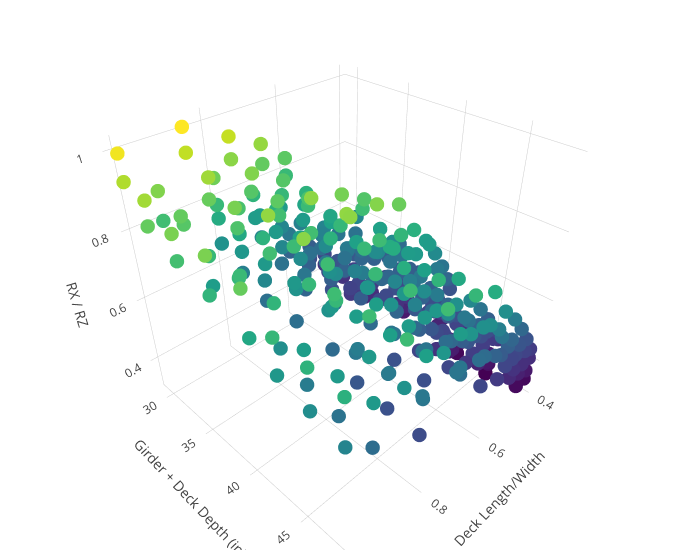

Write notebook code for a chart like this one.
### Code cell
x=list(df4[df4.PEM>0.1]['RA'])
y=list(df4[df4.PEM>0.1]['Y'])
z=list(df4[df4.PEM>0.1]['RX_RZ'])
text = list(df4[df4.PEM>0.1]['Model'])
trace1 = go.Scatter3d(
    x=x,
    y=y,
    z=z,
    text = text,
    mode='markers',
    hoverinfo='all',
    marker=dict(
        size=5,
        color=z,                # set color to an array/list of desired values
        colorscale='Viridis',   # choose a colorscale
        opacity=1.0
    )
)
data = [trace1]
layout = go.Layout(
                    scene = dict(
                    xaxis = dict(
                        title='Deck Length/Width'),
                    yaxis = dict(
                        title='Girder + Deck Depth (in)'),
                    zaxis = dict(
                        title='RX / RZ'),),
                    width=700,
                    margin=dict(
                    r=20, b=10,
                    l=10, t=10)
                  )
fig = go.Figure(data=data, layout=layout)
py.iplot(fig)

### Figure 1 — Plotly figure (JSON) as saved in the notebook; plotly's stock layout.template omitted (floating-point values rounded to 4 significant figures; data arrays with more than 128 entries replaced by an {"elided": "..."} marker saying what was removed)
{"data": [{"hoverinfo": "all", "marker": {"color": {"elided": "352 float values"}, "colorscale": "Viridis", "opacity": 1, "size": 5}, "mode": "markers", "text": {"elided": "352 str values"}, "type": "scatter3d", "uid": "aa36da4f-f2b2-42f4-97c8-da0b91cd365f", "x": {"elided": "352 float values"}, "y": {"elided": "352 float values"}, "z": {"elided": "352 float values"}}], "layout": {"margin": {"b": 10, "l": 10, "r": 20, "t": 10}, "scene": {"xaxis": {"title": {"text": "Deck Length/Width"}}, "yaxis": {"title": {"text": "Girder + Deck Depth (in)"}}, "zaxis": {"title": {"text": "RX / RZ"}}}, "width": 700}}
